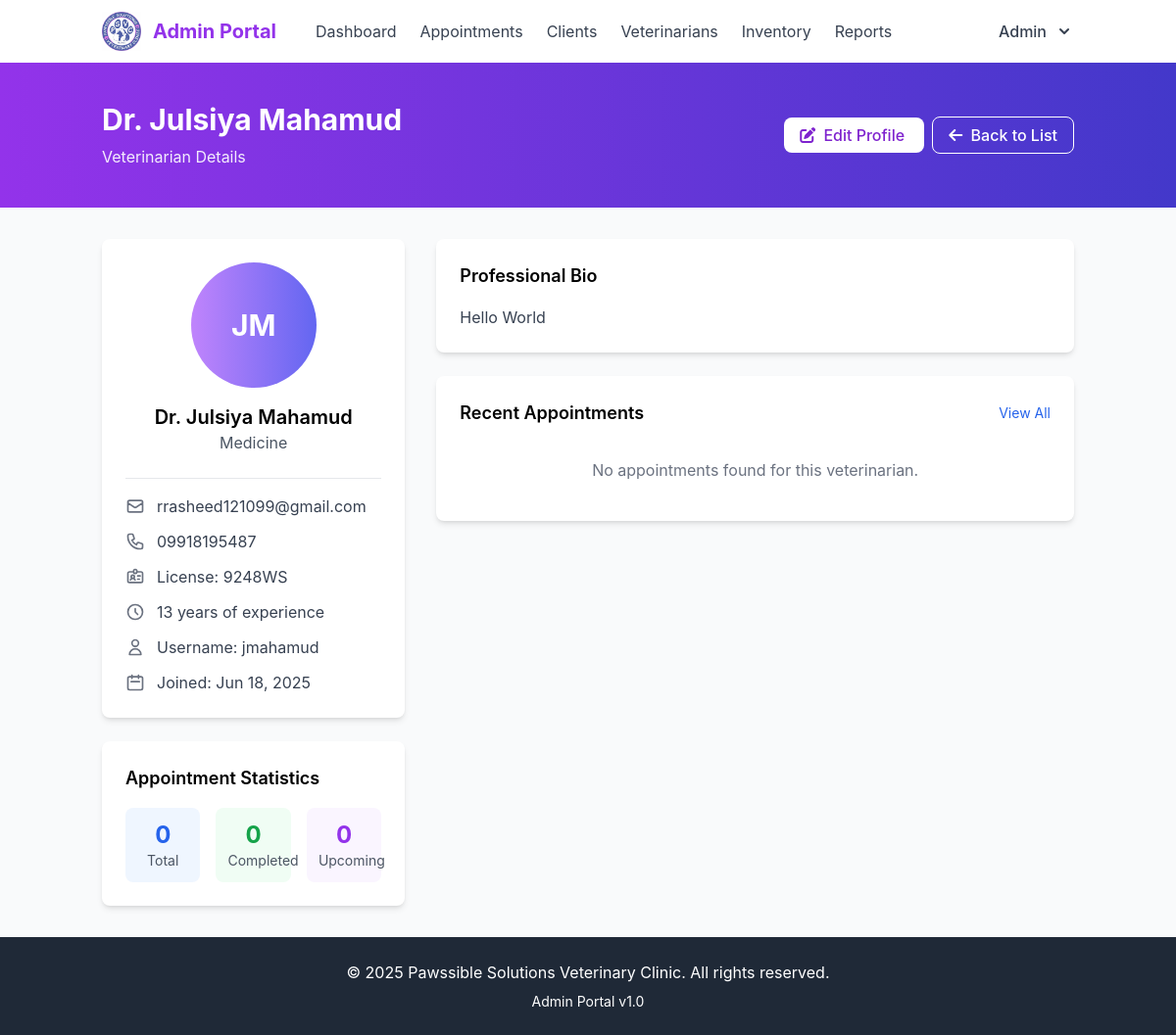
The app's page /admin/view_vet.php?id=5 (signed in) with its own data.
### tables this page shows
CREATE TABLE `vets` (
  `id` int(11) NOT NULL,
  `user_id` int(11) NOT NULL,
  `specialization` varchar(100) DEFAULT NULL,
  `license_number` varchar(50) DEFAULT NULL,
  `years_of_experience` int(11) DEFAULT NULL,
  `bio` text DEFAULT NULL
);

CREATE TABLE `users` (
  `id` int(11) NOT NULL,
  `username` varchar(50) NOT NULL,
  `password` varchar(255) NOT NULL,
  `first_name` varchar(50) NOT NULL,
  `last_name` varchar(50) NOT NULL,
  `email` varchar(100) NOT NULL,
  `phone` varchar(20) DEFAULT NULL,
  `role` enum('client','vet','admin') NOT NULL DEFAULT 'client',
  `last_login` datetime DEFAULT NULL,
  `created_at` timestamp NOT NULL DEFAULT current_timestamp(),
  `updated_at` timestamp NOT NULL DEFAULT current_timestamp() ON UPDATE current_timestamp()
);

### admin/view_vet.php (the view, shortened to what this page needs)
<?php
$vet_id = $_GET['id'];
$database = new Database();
$db = $database->getConnection();
$vet_query = "SELECT v.*, u.first_name, u.last_name, u.email, u.phone, u.username, u.created_at
              FROM vets v
              JOIN users u ON v.user_id = u.id
              WHERE v.id = :vet_id";
$vet_stmt = $db->prepare($vet_query);
$vet_stmt->bindParam(':vet_id', $vet_id);
$vet_stmt->execute();
$vet = $vet_stmt->fetch(PDO::FETCH_ASSOC);
$stats_query = "SELECT
                COUNT(*) as total_appointments,
                COUNT(CASE WHEN a.appointment_date >= CURDATE() THEN 1 END) as upcoming_appointments,
                COUNT(CASE WHEN a.status = 'completed' THEN 1 END) as completed_appointments
                FROM appointments a
                JOIN vets v ON a.vet_id = v.id
                WHERE v.id = :vet_id";
$stats_stmt = $db->prepare($stats_query);
$stats_stmt->bindParam(':vet_id', $vet_id);
$stats_stmt->execute();
$stats = $stats_stmt->fetch(PDO::FETCH_ASSOC);
$recent_appts_query = "SELECT a.*, p.name as pet_name,
                      CONCAT(o.first_name, ' ', o.last_name) as owner_name
                      FROM appointments a
                      JOIN pets p ON a.pet_id = p.id
                      JOIN users o ON p.owner_id = o.id
                      JOIN vets v ON a.vet_id = v.id
                      WHERE v.id = :vet_id
                      ORDER BY a.appointment_date DESC, a.appointment_time DESC
                      LIMIT 5";
$recent_appts_stmt = $db->prepare($recent_appts_query);
$recent_appts_stmt->bindParam(':vet_id', $vet_id);
$recent_appts_stmt->execute();
include_once '../includes/admin_header.php';
?>
<div class="bg-gradient-to-r from-purple-600 to-indigo-700 py-10">
    <div class="container mx-auto px-4">
        <div class="flex justify-between items-center">
            <div>
                <h1 class="text-3xl font-bold text-white">Dr. <?php echo htmlspecialchars($vet['first_name'] . ' ' . $vet['last_name']); ?></h1>
                <p class="text-white text-opacity-90 mt-2">Veterinarian Details</p>
            </div>
            <div>
                <a href="edit_vet.php?id=<?php echo $vet_id; ?>" class="bg-white text-purple-700 px-4 py-2 rounded-lg font-medium hover:bg-gray-100 transition mr-2">
                    <i class="fas fa-edit mr-1"></i> Edit Profile
                </a>
                <a href="vets.php" class="bg-transparent text-white border border-white px-4 py-2 rounded-lg font-medium hover:bg-white hover:bg-opacity-10 transition">
                    <i class="fas fa-arrow-left mr-1"></i> Back to List
                </a>
            </div>
        </div>
    </div>
</div>
<div class="container mx-auto px-4 py-8">
    <div class="grid grid-cols-1 lg:grid-cols-3 gap-8">
        <div class="lg:col-span-1">
            <div class="bg-white rounded-lg shadow-md p-6">
                <div class="text-center mb-6">
                    <div class="h-32 w-32 bg-gradient-to-r from-purple-400 to-indigo-500 rounded-full mx-auto flex items-center justify-center text-white text-3xl font-bold">
                        <?php echo strtoupper(substr($vet['first_name'], 0, 1) . substr($vet['last_name'], 0, 1)); ?>
                    </div>
                    <h2 class="text-xl font-semibold mt-4">Dr. <?php echo htmlspecialchars($vet['first_name'] . ' ' . $vet['last_name']); ?></h2>
                    <p class="text-gray-600">
                        <?php echo !empty($vet['specialization']) ? htmlspecialchars($vet['specialization']) : 'General Veterinarian'; ?>
                    </p>
                </div>
                <div class="border-t border-gray-200 pt-4">
                    <div class="space-y-3">
                        <div class="flex items-center text-gray-700">
                            <svg class="w-5 h-5 text-gray-500 mr-3" fill="none" stroke="currentColor" viewBox="0 0 24 24" xmlns="http://www.w3.org/2000/svg">
                                <path stroke-linecap="round" stroke-linejoin="round" stroke-width="2" d="M3 8l7.89 5.26a2 2 0 002.22 0L21 8M5 19h14a2 2 0 002-2V7a2 2 0 00-2-2H5a2 2 0 00-2 2v10a2 2 0 002 2z"></path>
                            </svg>
                            <span><?php echo htmlspecialchars($vet['email']); ?></span>
                        </div>
                        <?php if (!empty($vet['phone'])): ?>
                        <div class="flex items-center text-gray-700">
                            <span><?php echo htmlspecialchars($vet['phone']); ?></span>
                        </div>
                        <?php endif; ?>
                        <?php if (!empty($vet['license_number'])): ?>
                        <div class="flex items-center text-gray-700">
                            <span>License: <?php echo htmlspecialchars($vet['license_number']); ?></span>
                        </div>
                        <?php endif; ?>
                        <?php if (!empty($vet['years_of_experience'])): ?>
                        <div class="flex items-center text-gray-700">
                            <svg class="w-5 h-5 text-gray-500 mr-3" fill="none" stroke="currentColor" viewBox="0 0 24 24" xmlns="http://www.w3.org/2000/svg">
                                <path stroke-linecap="round" stroke-linejoin="round" stroke-width="2" d="M12 8v4l3 3m6-3a9 9 0 11-18 0 9 9 0 0118 0z"></path>
                            </svg>
                            <span><?php echo htmlspecialchars($vet['years_of_experience']); ?> years of experience</span>
                        </div>
                        <?php endif; ?>
                        <div class="flex items-center text-gray-700">
                            <svg class="w-5 h-5 text-gray-500 mr-3" fill="none" stroke="currentColor" viewBox="0 0 24 24" xmlns="http://www.w3.org/2000/svg">
                                <path stroke-linecap="round" stroke-linejoin="round" stroke-width="2" d="M16 7a4 4 0 11-8 0 4 4 0 018 0zM12 14a7 7 0 00-7 7h14a7 7 0 00-7-7z"></path>
                            </svg>
                            <span>Username: <?php echo htmlspecialchars($vet['username']); ?></span>
                        </div>
                        <div class="flex items-center text-gray-700">
                            <svg class="w-5 h-5 text-gray-500 mr-3" fill="none" stroke="currentColor" viewBox="0 0 24 24" xmlns="http://www.w3.org/2000/svg">
                                <path stroke-linecap="round" stroke-linejoin="round" stroke-width="2" d="M8 7V3m8 4V3m-9 8h10M5 21h14a2 2 0 002-2V7a2 2 0 00-2-2H5a2 2 0 00-2 2v12a2 2 0 002 2z"></path>
                            </svg>
                            <span>Joined: <?php echo date('M d, Y', strtotime($vet['created_at'])); ?></span>
                        </div>
                    </div>
                </div>
            </div>
            <div class="bg-white rounded-lg shadow-md p-6 mt-6">
                <h3 class="text-lg font-semibold mb-4">Appointment Statistics</h3>
                <div class="grid grid-cols-3 gap-4 text-center">
                    <div class="bg-blue-50 p-3 rounded-lg">
                        <p class="text-2xl font-bold text-blue-600"><?php echo $stats['total_appointments']; ?></p>
                        <p class="text-sm text-gray-600">Total</p>
                    </div>
                    <div class="bg-green-50 p-3 rounded-lg">
                        <p class="text-2xl font-bold text-green-600"><?php echo $stats['completed_appointments']; ?></p>
                        <p class="text-sm text-gray-600">Completed</p>
                    </div>
                    <div class="bg-purple-50 p-3 rounded-lg">
                        <p class="text-2xl font-bold text-purple-600"><?php echo $stats['upcoming_appointments']; ?></p>
                        <p class="text-sm text-gray-600">Upcoming</p>
                    </div>
                </div>
            </div>
        </div>
        <div class="lg:col-span-2">
            <div class="bg-white rounded-lg shadow-md p-6 mb-6">
                <h3 class="text-lg font-semibold mb-4">Professional Bio</h3>
                <?php if (!empty($vet['bio'])): ?>
                    <p class="text-gray-700 whitespace-pre-line"><?php echo htmlspecialchars($vet['bio']); ?></p>
                <?php else: ?>
                    <p class="text-gray-500 italic">No bio information available.</p>
                <?php endif; ?>
            </div>
            <div class="bg-white rounded-lg shadow-md p-6">
                <div class="flex justify-between items-center mb-4">
                    <h3 class="text-lg font-semibold">Recent Appointments</h3>
                    <a href="../appointments.php?vet_id=<?php echo $vet_id; ?>" class="text-blue-600 hover:text-blue-800 text-sm">View All</a>
                </div>
                <?php if ($recent_appts_stmt->rowCount() > 0): ?>
                    <div class="space-y-4">
                        <?php while ($appt = $recent_appts_stmt->fetch(PDO::FETCH_ASSOC)): ?>
                            <div class="border-l-4
                                <?php
                                switch($appt['status']) {
                                    case 'scheduled':
                                        echo 'border-blue-500 bg-blue-50';
                                        break;
                                    case 'completed':
                                        echo 'border-green-500 bg-green-50';
                                        break;
                                    case 'cancelled':
                                        echo 'border-red-500 bg-red-50';
                                        break;
                                    case 'no-show':
                                        echo 'border-yellow-500 bg-yellow-50';
                                        break;
                                    default:
                                        echo 'border-gray-500 bg-gray-50';
                                }
                                ?> pl-4 py-3 rounded-r-lg"
                            >
                                <div class="flex justify-between">
                                    <div>
                                        <p class="font-medium text-gray-800"><?php echo date('M d, Y', strtotime($appt['appointment_date'])); ?> - <?php echo date('h:i A', strtotime($appt['appointment_time'])); ?></p>
                                        <p class="text-sm text-gray-600"><?php echo htmlspecialchars($appt['pet_name']); ?> (Owner: <?php echo htmlspecialchars($appt['owner_name']); ?>)</p>
                                        <p class="text-xs text-gray-500 mt-1"><?php echo htmlspecialchars($appt['reason']); ?></p>
                                    </div>
                                    <span class="px-2 h-min py-1 text-xs font-semibold rounded-full
                                        <?php
                                        switch($appt['status']) {
                                            case 'scheduled':
                                                echo 'bg-blue-100 text-blue-800';
                                                break;
                                            case 'completed':
                                                echo 'bg-green-100 text-green-800';
                                                break;
                                            case 'cancelled':
                                                echo 'bg-red-100 text-red-800';
                                                break;
                                            case 'no-show':
                                                echo 'bg-yellow-100 text-yellow-800';
                                                break;
                                            default:
                                                echo 'bg-gray-100 text-gray-800';
                                        }
                                        ?>">
                                        <?php echo ucfirst($appt['status']); ?>
                                    </span>
                                </div>
                            </div>
                        <?php endwhile; ?>
                    </div>
                <?php else: ?>
                    <p class="text-gray-500 text-center py-4">No appointments found for this veterinarian.</p>
                <?php endif; ?>
            </div>
        </div>
    </div>
</div>
<?php include_once '../includes/admin_footer.php'; ?>

### assets/css/style.css (style rules this page uses)
body { font-family: 'Inter', 'Segoe UI', Roboto, Arial, sans-serif; }

### records on screen
vets: user.last_name "Julsiya Mahamud", user.last_name "JM", specialization "Medicine", user.email "rrasheed121099@gmail.com", user.phone "09918195487", license_number "9248WS", years_of_experience "13", user.username "jmahamud", user.created_at "Jun 18, 2025", bio "Hello World"

### other values on screen
$_SESSION['first_name'] "Admin"
$stats['total_appointments'] "0"
$stats['completed_appointments'] "0"
$stats['upcoming_appointments'] "0"
